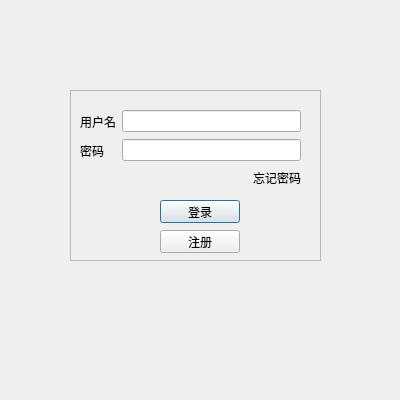
<?xml version="1.0" encoding="UTF-8"?>
<ui version="4.0">
 <class>LoginDialog</class>
 <widget class="QDialog" name="LoginDialog">
  <property name="geometry">
   <rect>
    <x>0</x>
    <y>0</y>
    <width>400</width>
    <height>400</height>
   </rect>
  </property>
  <property name="minimumSize">
   <size>
    <width>400</width>
    <height>400</height>
   </size>
  </property>
  <property name="maximumSize">
   <size>
    <width>400</width>
    <height>400</height>
   </size>
  </property>
  <property name="mouseTracking">
   <bool>false</bool>
  </property>
  <property name="windowTitle">
   <string>Dialog</string>
  </property>
  <property name="styleSheet">
   <string notr="true"/>
  </property>
  <widget class="QFrame" name="frame">
   <property name="geometry">
    <rect>
     <x>70</x>
     <y>90</y>
     <width>251</width>
     <height>171</height>
    </rect>
   </property>
   <property name="styleSheet">
    <string notr="true"/>
   </property>
   <property name="frameShape">
    <enum>QFrame::StyledPanel</enum>
   </property>
   <property name="frameShadow">
    <enum>QFrame::Raised</enum>
   </property>
   <widget class="QPushButton" name="btn_login">
    <property name="geometry">
     <rect>
      <x>90</x>
      <y>110</y>
      <width>80</width>
      <height>23</height>
     </rect>
    </property>
    <property name="styleSheet">
     <string notr="true"/>
    </property>
    <property name="text">
     <string>登录</string>
    </property>
   </widget>
   <widget class="QPushButton" name="btn_logup">
    <property name="geometry">
     <rect>
      <x>90</x>
      <y>140</y>
      <width>80</width>
      <height>23</height>
     </rect>
    </property>
    <property name="text">
     <string>注册</string>
    </property>
   </widget>
   <widget class="QWidget" name="layoutWidget">
    <property name="geometry">
     <rect>
      <x>10</x>
      <y>48</y>
      <width>221</width>
      <height>25</height>
     </rect>
    </property>
    <layout class="QHBoxLayout" name="horizontalLayout_2">
     <item>
      <widget class="QLabel" name="lab_password">
       <property name="minimumSize">
        <size>
         <width>36</width>
         <height>0</height>
        </size>
       </property>
       <property name="text">
        <string>密码</string>
       </property>
      </widget>
     </item>
     <item>
      <widget class="QLineEdit" name="lineEdit_pass">
       <property name="echoMode">
        <enum>QLineEdit::Password</enum>
       </property>
      </widget>
     </item>
    </layout>
   </widget>
   <widget class="QWidget" name="layoutWidget">
    <property name="geometry">
     <rect>
      <x>10</x>
      <y>19</y>
      <width>221</width>
      <height>25</height>
     </rect>
    </property>
    <layout class="QHBoxLayout" name="horizontalLayout">
     <item>
      <widget class="QLabel" name="lab_user">
       <property name="text">
        <string>用户名</string>
       </property>
      </widget>
     </item>
     <item>
      <widget class="QLineEdit" name="lineEdit_user"/>
     </item>
    </layout>
   </widget>
   <widget class="QWidget" name="layoutWidget">
    <property name="geometry">
     <rect>
      <x>10</x>
      <y>77</y>
      <width>221</width>
      <height>22</height>
     </rect>
    </property>
    <layout class="QHBoxLayout" name="horizontalLayout_3">
     <item>
      <spacer name="horizontalSpacer">
       <property name="orientation">
        <enum>Qt::Horizontal</enum>
       </property>
       <property name="sizeHint" stdset="0">
        <size>
         <width>168</width>
         <height>20</height>
        </size>
       </property>
      </spacer>
     </item>
     <item>
      <widget class="ClickedLabel" name="lab_forget">
       <property name="styleSheet">
        <string notr="true"/>
       </property>
       <property name="text">
        <string>忘记密码</string>
       </property>
      </widget>
     </item>
    </layout>
   </widget>
  </widget>
 </widget>
 <customwidgets>
  <customwidget>
   <class>ClickedLabel</class>
   <extends>QLabel</extends>
   <header>clickedlabel.h</header>
  </customwidget>
 </customwidgets>
 <resources/>
 <connections/>
</ui>
